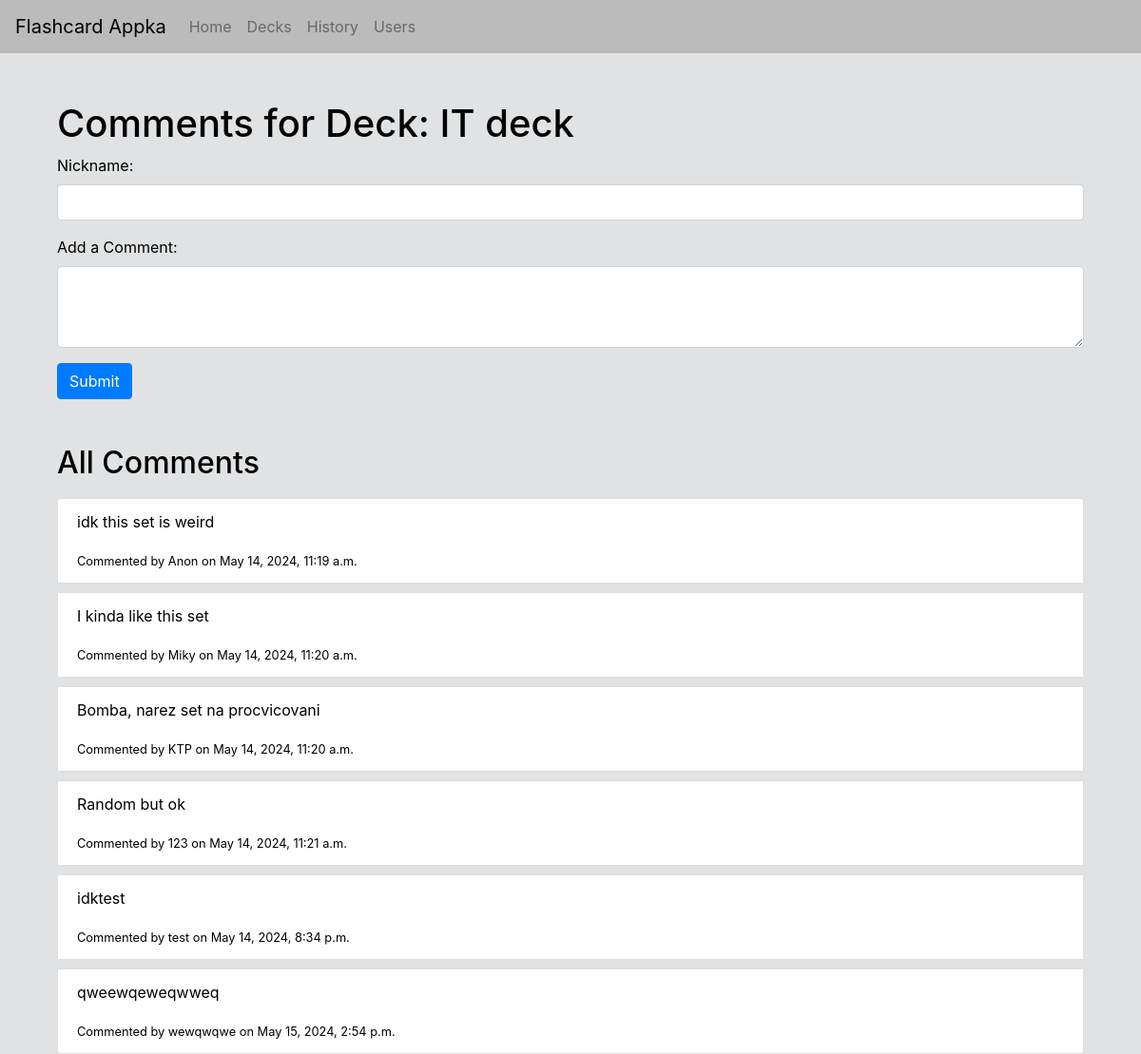
The app's page /decks/7/comments/ with its own data.
### playground/models.py (models this page shows, shortened)
class Deck(models.Model):
    name = models.CharField(max_length=100)
    user = models.ForeignKey(Cuser, on_delete=models.CASCADE)

class Comment(models.Model):
    deck = models.ForeignKey(Deck, on_delete=models.CASCADE)
    nicname = models.CharField(max_length=50)
    text = models.TextField()
    created_at = models.DateTimeField(auto_now_add=True)

### playground/views.py (the view)
# urls.py: path('decks/<int:deck_id>/comments/', views.comment_list, name='comment_list'),
def comment_list(request, deck_id):
    deck = get_object_or_404(Deck, pk=deck_id)
    comments = deck.comment_set.all()
    return render(request, 'comments/comment_list.html', {'deck': deck, 'comments': comments})

### playground/templates/comments/comment_list.html (shortened to what this page needs)
{% extends "base.html" %}
{% block content %}
  <div class="container">
    <h1>Comments for Deck: {{ deck.name }}</h1>
    <form method="post" action="{% url 'add_comment' deck.id %}">
      <div class="form-group">
        <label for="nicname">Nickname:</label>
        <input type="text" class="form-control" id="nicname" name="nicname" required>
      </div>
      <div class="form-group">
        <label for="comment">Add a Comment:</label>
        <textarea class="form-control" id="comment" name="comment" rows="3" required></textarea>
      </div>
      <button type="submit" class="btn btn-primary">Submit</button>
    </form>
    <br />
    <br />
    <h2>All Comments</h2>
    <ul class="list-group">
      {% for comment in comments %}
        <li class="list-group-item top-margin">
          <p>{{ comment.text }}</p>
          <small>Commented by {{ comment.nicname }} on {{ comment.created_at }}</small>
        </li>
      {% endfor %}
    </ul>
  </div>
{% endblock %}

### playground/templates/base.html (style rules this page uses)
body { background-color: #e1e2e3; color: #000000; }
.container { margin-top: 50px; }
h1 { color: #000000; }
p { color: #000000; }
.top-margin { margin-top: 10px; }

### records on screen
Deck: name "IT deck"
Comment: text "idk this set is weird", nicname "Anon", created_at "May 14, 2024, 11:19 a.m."
Comment: text "I kinda like this set", nicname "Miky", created_at "May 14, 2024, 11:20 a.m."
Comment: text "Bomba, narez set na procvicovani", nicname "KTP", created_at "May 14, 2024, 11:20 a.m."
Comment: text "Random but ok", nicname "123", created_at "May 14, 2024, 11:21 a.m."
Comment: text "idktest", nicname "test", created_at "May 14, 2024, 8:34 p.m."
Comment: text "qweewqeweqwweq", nicname "wewqwqwe", created_at "May 15, 2024, 2:54 p.m."
